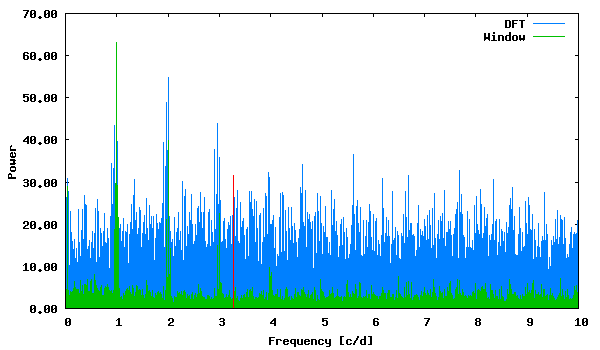

Source code (gnuplot):
set term png size 600,350 medium
set colors classic
set output "phase_lc_20.deeming.png"
set xlabel "Frequency [c/d]"
set ylabel "Power"
set format y "%5.2f"
plot "deeming.periodogram" using 1:2 with lines linecolor 3 title "DFT", "deeming.periodogram" using 1:3 with lines linecolor 2 title "Window", "<echo '3.282515 31.61657302'" with impulses linecolor 1 title ""
 
